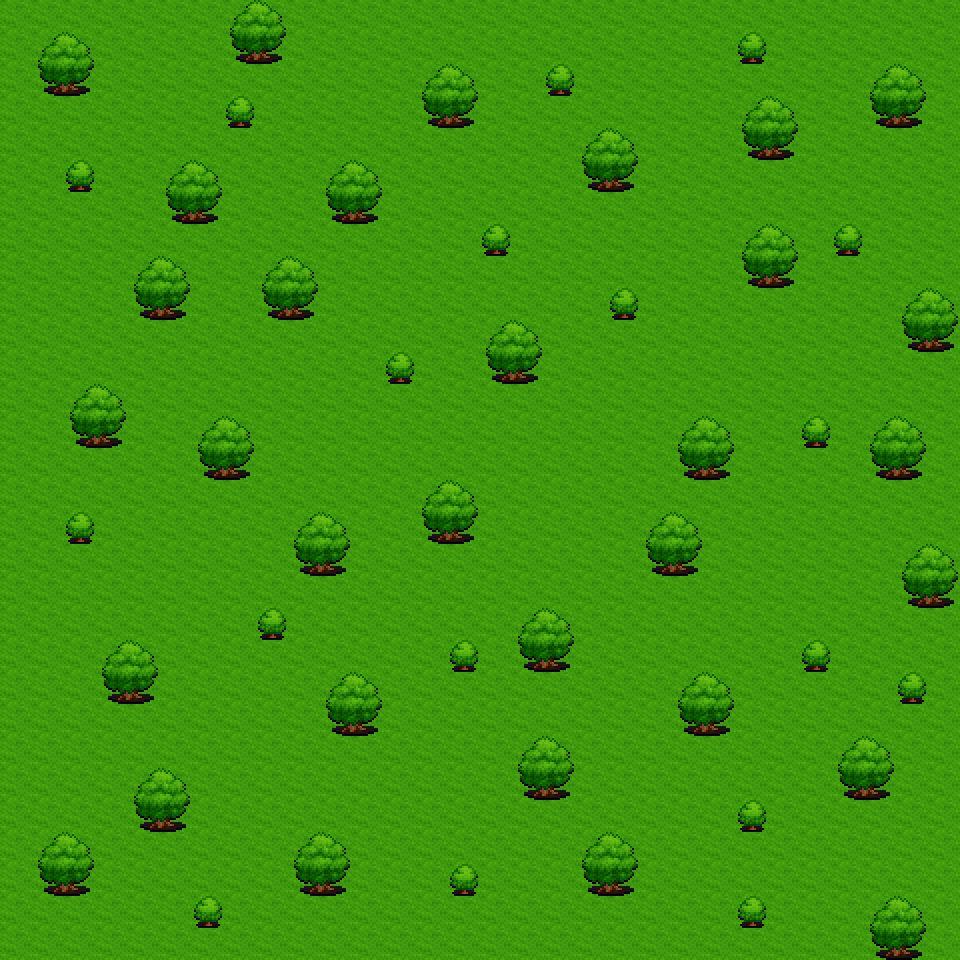

This game map was drawn from its Tiled (.tmx) file and the tilesets committed beside it. A one-line description and the trimmed map source follow:
An orthogonal 30x30 tile map with 32x32 px tiles, 3 tile layers (Tile Layer 1, Tile Layer 2, Tile Layer 3) and 2 objects (pots, polygons).

<map version="1.0" orientation="orthogonal" width="30" height="30" tilewidth="32" tileheight="32">
 <tileset firstgid="1" name="worldFlat" tilewidth="32" tileheight="32" spacing="2" margin="1">
  <image source="worldFlat.png" width="1020" height="544" />
 </tileset>
 <layer name="Tile Layer 1" width="30" height="30">
  <data>[900 cells, 900 non-empty, 1 distinct tile ids]</data>
 </layer>
 <layer name="Tile Layer 2" width="30" height="30">
  <data>[900 cells, 82 non-empty, 3 distinct tile ids]</data>
 </layer>
 <objectgroup name="Object Layer 1" width="30" height="30">
  <properties>
   <property name="spriteLayer" value="true" />
  </properties>
  <object name="pot1" type="pots" gid="326" x="497" y="467">
   <properties>
    <property name="myProperty" value="1234" />
   </properties>
  </object>
  <object name="polygon1" type="polygons" x="464" y="438">
   <properties>
    <property name="lineColor" value="[255, 0, 0]" />
    <property name="lineWidth" value="4" />
   </properties>
   <polygon points="0,0 73,-36 73,78" />
  </object>
 </objectgroup>
 <layer name="Tile Layer 3" width="30" height="30">
  <data>[900 cells, 64 non-empty, 2 distinct tile ids]</data>
 </layer>
</map>